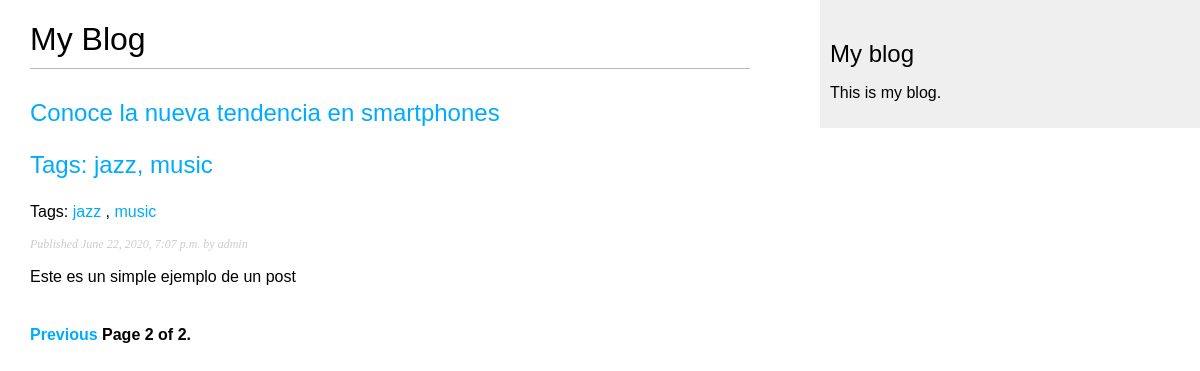
Screenshot of /blog/?page=2 with the database file from the repository.
### blog/models.py (models this page shows, shortened)
class Post(models.Model):
    STATUS_CHOICES = (
        ('draft', 'Draft'),
        ('published', 'Published')
    )
    title = models.CharField(max_length=250)
    slug = models.SlugField(max_length=250, unique_for_date='publish')
    author = models.ForeignKey(User, on_delete=models.CASCADE, related_name='blog_posts')
    body = models.TextField()
    publish = models.DateTimeField(default=timezone.now)
    created = models.DateTimeField(auto_now_add=True)
    updated = models.DateTimeField(auto_now=True)
    status = models.CharField(max_length=10, choices=STATUS_CHOICES, default='draft')
    objects = models.Manager()
    published = PublishedManager()
    tags = TaggableManager()
    class Meta:
        ordering = ('-publish',)
    def get_absolute_url(self):
        return reverse('blog:post_detail',
                        args=[self.publish.year,
                              self.publish.month,
                              self.publish.day,
                              self.slug])

### blog/views.py (the view)
# urls.py: path('', views.post_list, name='post_list'),
def post_list(request, tag_slug=None):
    object_list = Post.published.all()
    tag = None
    if tag_slug:
        tag = get_object_or_404(Tag, slug=tag_slug)
        object_list = object_list.filter(tags__in=[tag])
    paginator = Paginator(object_list, 3)
    page = request.GET.get('page')
    try:
        posts = paginator.page(page)
    except PageNotAnInteger:
        posts = paginator.page(1)
    except EmptyPage:
        posts = paginator.page(paginator.num_pages)
    return render(request, 'blog/post/list.html', {'page':page, 'posts':posts, 'tag':tag})

### blog/models.py (called while the page is built)
    def get_queryset(self):
        return super().get_queryset().filter(status='published')

### blog/templates/blog/post/list.html (shortened to what this page needs)
{% extends "blog/base.html" %}
{% block content %}
  <h1>My Blog</h1>
  {% for post in posts %}
    <h2>
      <a href="{{ post.get_absolute_url }}">
        {{ post.title }}
        <p class="tags">Tags: {{ post.tags.all|join:", " }}</p>
      </a>
    </h2>
    <p class="tags">
      Tags:
      {% for tag in post.tags.all %}
        <a href="{% url "blog:post_list_by_tag" tag.slug %}">
          {{ tag.name }}
        </a>
        {% if not forloop.last %}, {% endif %}
      {% endfor %}
    </p>
    <p class="date">
      Published {{ post.publish }} by {{ post.author }}
    </p>
    {{ post.body|truncatewords:30|linebreaks }}
  {% endfor %}
  {% include "pagination.html" with page=posts %}
{% endblock %}

### blog/static/css/blog.css (style rules this page uses)
body { margin:0; padding:0; font-family:helvetica, sans-serif; }
a { color:#00abff; text-decoration:none; }
h1 { font-weight:normal; border-bottom:1px solid #bbb; padding:0 0 10px 0; }
h2 { font-weight:normal; margin:30px 0 0; }
p.date { color:#ccc; font-family: georgia, serif; font-size: 12px; font-style: italic; }

### rows the page displays
Post: title "Conoce la nueva tendencia en smartphones", tags.all "jazz, music", publish "June 22, 2020, 7:07 p.m.", author "admin", body "Este es un simple ejemplo de un post"
Tag: name "jazz"
Tag: name "music"

### other values shown
{{ page.number }} "2"
{{ page.paginator.num_pages }} "2"
